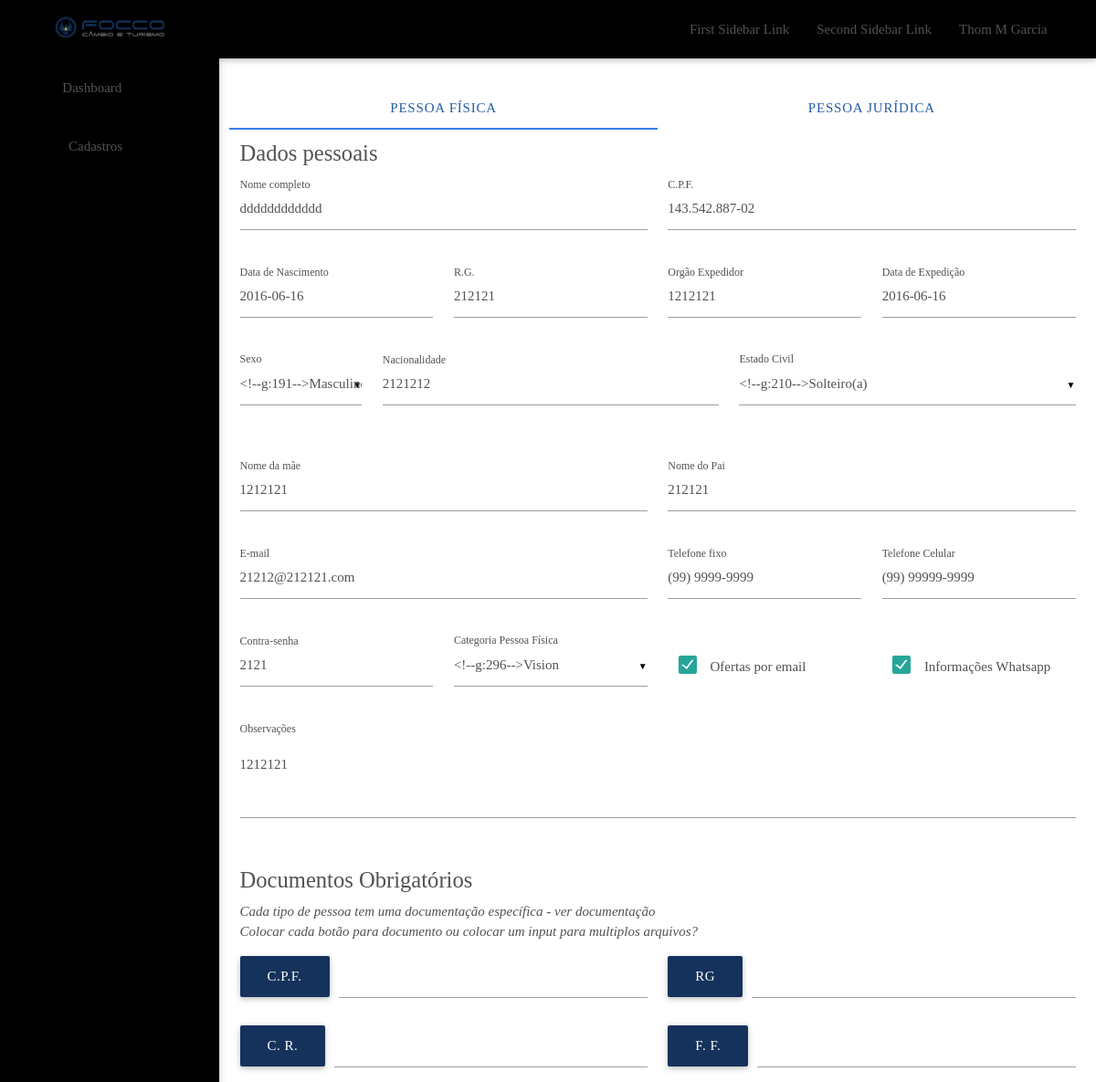
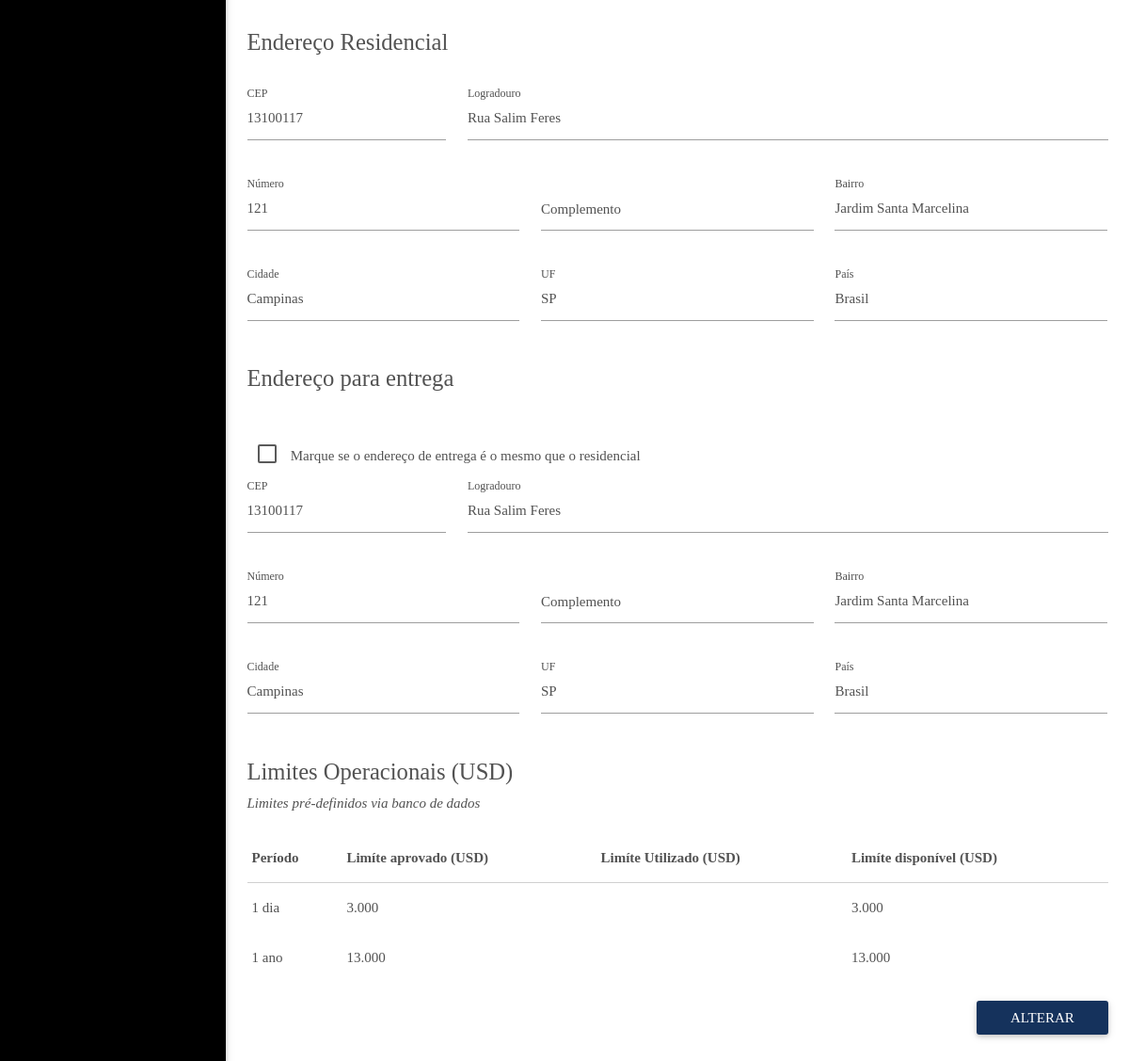
The app's page /dashboard/clientes/alterar?clienteId=8 (signed in) with its own data (2 pictures, top to bottom).
### tables this page shows
CREATE TABLE IF NOT EXISTS `clientes` (
  `id` int(11) NOT NULL AUTO_INCREMENT,
  `categoria` int(11) DEFAULT NULL,
  `razaoSocial` varchar(255) DEFAULT NULL,
  `tipoPessoa` char(1) DEFAULT NULL,
  `cpfCnpj` varchar(14) DEFAULT NULL,
  `dataNascimentoAbertura` datetime DEFAULT NULL,
  `inscricaoMunicipal` varchar(50) DEFAULT NULL,
  `rgInscricaoEstadual` varchar(50) DEFAULT NULL,
  `rgOrgaoExpedidor` varchar(50) DEFAULT NULL,
  `rgDataExpedicao` datetime DEFAULT NULL,
  `sexo` char(1) DEFAULT NULL,
  `nacionalidade` varchar(100) DEFAULT NULL,
  `estadoCivil` int(11) DEFAULT NULL,
  `nomeConjuge` varchar(255) DEFAULT NULL,
  `dataNascimentoConjuge` datetime DEFAULT NULL,
  `nomeMae` varchar(255) DEFAULT NULL,
  `nomePai` varchar(255) DEFAULT NULL,
  `email` varchar(255) DEFAULT NULL,
  `telFixo` varchar(20) DEFAULT NULL,
  `telCelular` varchar(20) DEFAULT NULL,
  `contraSenha` varchar(255) DEFAULT NULL,
  `observacoes` varchar(1000) DEFAULT NULL,
  `ofertasPorEmail` bit(1) DEFAULT NULL,
  `infoWhatsapp` bit(1) DEFAULT NULL,
  PRIMARY KEY (`id`)
);

CREATE TABLE IF NOT EXISTS `enderecoscliente` (
  `id` int(11) NOT NULL AUTO_INCREMENT,
  `clienteId` int(11) DEFAULT NULL,
  `tipo` int(11) DEFAULT NULL,
  `cep` varchar(50) DEFAULT NULL,
  `endereco` varchar(255) DEFAULT NULL,
  `numero` varchar(20) DEFAULT NULL,
  `complemento` varchar(100) DEFAULT NULL,
  `bairro` varchar(100) DEFAULT NULL,
  `municipioId` int(11) DEFAULT NULL,
  `estadoId` int(11) DEFAULT NULL,
  `paisId` int(11) DEFAULT NULL,
  `cidade` varchar(100) DEFAULT NULL,
  `estado` varchar(100) DEFAULT NULL,
  `pais` varchar(100) DEFAULT NULL,
  PRIMARY KEY (`id`),
  KEY `clienteId` (`clienteId`)
);

### dashboard/clientes/alterar.php (the view, shortened to what this page needs)
<?php
include "../core/database.php";
include "../includes/header.php";
$sql_query = sprintf("SELECT * FROM clientes WHERE id = %s", $_GET['clienteId']);
$result = mysqli_query($conn, $sql_query);
$rows = array();
while($row = mysqli_fetch_array($result)) $rows[] = $row;
foreach($rows as $r){
  $categoria = $r['categoria'];
  $nome = $r['razaoSocial'];
  $cpfCnpj = $r['cpfCnpj'];
  $dataNascimentoAbertura = $r['dataNascimentoAbertura'];
  $rgInscricaoEstadual = $r['rgInscricaoEstadual'];
  $rgOrgaoExpedidor = $r['rgOrgaoExpedidor'];
  $rgDataExpedicao = $r['rgDataExpedicao'];
  $nacionalidade = $r['nacionalidade'];
  $nomeMae = $r['nomeMae'];
  $nomePai = $r['nomePai'];
  $email = $r['email'];
  $telFixo = $r['telFixo'];
  $telCelular = $r['telCelular'];
  $contraSenha = $r['contraSenha'];
  $observacoes = $r['observacoes'];
}
?>
<main>
<div class="section"></div>
  <div class="row">
    <div class="col s12">
      <ul class="tabs">
        <li class="tab col s3"><a class="active" href="#div-pf">Pessoa física</a></li>
        <li class="tab col s3"><a href="#div-pj">Pessoa jurídica</a></li>
      </ul>
    </div>
    <div id="div-pf" class="col s12">
      <form action="alterarPost.php" method="POST" class="form-group form-alterar-cliente" id="form-alterar-cliente-pf" enctype="multipart/form-data">
        <div class="row">
          <div class="col s12">
            <h5>Dados pessoais</h5>
          </div>
          <div class="row">
            <div class="input-field col s6">
              <input id="razaoSocial" name="razaoSocial" type="text" required value= <?php echo $nome ?> />
              <label for="razaoSocial">Nome completo</label>
            </div>
            <div class="input-field col s6">
              <input id="cpfCnpj" name="cpfCnpj" type="text" pattern="\d{3}\.\d{3}\.\d{3}-\d{2}" required value= <?php echo $cpfCnpj ?> />
              <label for="cpfCnpj">C.P.F.</label>
            </div>
          </div>
          <div class="row">
            <div class="input-field col s3">
              <input id="dataNascimento" name="dataNascimento" type="date" class="datepicker" required value= <?php echo $dataNascimentoAbertura ?> />
              <label for="dataNascimento">Data de Nascimento</label>
            </div>
            <div class="input-field col s3">
              <input id="rg" name="rg" type="text" required value= <?php echo $rgInscricaoEstadual ?> />
              <label for="rg">R.G.</label>
            </div>
            <div class="input-field col s3">
              <input id="rgOrgaoExpedidor" name="rgOrgaoExpedidor" type="text" required value= <?php echo $rgOrgaoExpedidor ?> />
              <label for="rgOrgaoExpedidor">Orgão Expedidor</label>
            </div>
            <div class="input-field col s3">
              <input id="rgDataExpedicao" name="rgDataExpedicao" type="date" class="datepicker" required value= <?php echo $rgDataExpedicao ?> />
              <label for="rgDataExpedicao">Data de Expedição</label>
            </div>
          </div>
          <div class="row">
            <div class="input-field col s2">
              <label for="sexo">Sexo</label>
            </div>
            <div class="input-field col s5">
              <input id="nacionalidade" name="nacionalidade" type="text" required value= <?php echo $nacionalidade ?> >
              <label for="nacionalidade">Nacionalidade</label>
            </div>
            <div class="input-field col s5">
              <label for="estadoCivil">Estado Civil</label>
            </div>
          </div>
          <div class="row">
            <div class="input-field col s6">
              <input id="nomeMae" name="nomeMae" type="text" required value='<?php echo $nomeMae ?>'>
              <label for="nomeMae">Nome da mãe</label>
            </div>
            <div class="input-field col s6">
              <input id="nomePai" name="nomePai" type="text" required value='<?php echo $nomePai ?>'>
              <label for="nomePai">Nome do Pai</label>
            </div>
          </div>
          <div class="row">
            <div class="input-field col s6">
              <input id="email" name="email" type="email" required value='<?php echo $email ?>'>
              <label for="email">E-mail</label>
            </div>
            <div class="input-field col s3">
              <input id="telFixo" name="telFixo" class="telefone" required pattern="^\([1-9]{2}\) [2-9][0-9]{3,4}\-[0-9]{4}$" type="tel" value='<?php echo $telFixo ?>'>
              <label for="telFixo">Telefone fixo</label>
            </div>
            <div class="input-field col s3">
              <input id="telCelular" name="telCelular" class="telefone" required pattern="^\([1-9]{2}\) [2-9][0-9]{3,4}\-[0-9]{4}$" type="tel" value='<?php echo $telCelular ?>' >
              <label for="telCelular">Telefone Celular</label>
            </div>
          </div>
          <div class="row">
            <div class="input-field col s3">
              <input id="contraSenha" name="contraSenha" type="text" value= <?php echo $contraSenha ?>>
              <label for="contraSenha">Contra-senha</label>
            </div>
            <div class="input-field col s3">
              <label for="categoria">Categoria Pessoa Física</label>
            </div>
            <div class="input-field col s3">
              <label for="ofertasPorEmail">Ofertas por email</label>
            </div>
            <div class="input-field col s3">
              <label for="infoWhatsapp">Informações Whatsapp</label>
            </div>
          </div>
          <div class="row">
            <div class="input-field col s12">
              <textarea id="observacoes" name="observacoes" class="materialize-textarea" length="120"><?php echo $observacoes; ?></textarea>
              <label for="observacoes">Observações</label>
            </div>
          </div>
          <div class="row">
            <div class="col s12">
            <h5>Documentos Obrigatórios</h5>
            <em>Cada tipo de pessoa tem uma documentação específica - ver documentação</em>
            <br>
            <em>Colocar cada botão para documento ou colocar um input para multiplos arquivos?</em>
            </div>
            <div class="col s6 div-input-file-cpf">
              <div class="file-field input-field">
                <div class="btn bg-blue">
                  <span>C.P.F.</span>
                </div>
                <div class="file-path-wrapper">
                  <input class="file-path validate" type="text">
                </div>
              </div>
            </div>
            <div class="col s6 div-input-file-rg">
              <div class="file-field input-field">
                <div class="btn bg-blue">
                  <span>RG</span>
                </div>
                <div class="file-path-wrapper">
                  <input class="file-path validate" type="text">
                </div>
              </div>
            </div>
            <div class="col s6 div-input-file-cr">
              <div class="file-field input-field">
                <div class="btn bg-blue">
                  <span>C. R.</span>
                </div>
                <div class="file-path-wrapper">
                  <input class="file-path validate" type="text">
                </div>
              </div>
            </div>
            <div class="col s6 div-input-file-ff" <?php echo ($categoria == 1 ? "style='display: none;'" : "") ?> >
              <div class="file-field input-field">
                <div class="btn bg-blue">
                  <span>F. F.</span>
                </div>
                <div class="file-path-wrapper">
                  <input class="file-path validate" type="text">
                </div>
              </div>
            </div>
          </div>
          <?php
            $sql_query = sprintf("SELECT * FROM enderecoscliente WHERE clienteId = %s and tipo = %s", $_GET['clienteId'], 1);
            $result = mysqli_query($conn, $sql_query);
            $rows = array();
            while($row = mysqli_fetch_array($result)) $rows[] = $row;
            foreach($rows as $r){
              $cep = $r['cep'];
              $endereco = $r['endereco'];
              $numero = $r['numero'];
              $complemento = $r['complemento'];
              $bairro = $r['bairro'];
              $cidade = $r['cidade'];
              $estado = $r['estado'];
              $pais = $r['pais'];
            }
          ?>
          <div class="row">
            <div class="col s12">
             <h5>Endereço Residencial</h5>
           </div>
         </div>
         <div class="row">
          <div class="input-field col s3">
            <input id="cep-residencial" name="cep-residencial" type="text" required value='<?php echo $cep ?>' >
            <label for="cep-residencial">CEP</label>
          </div>
          <div class="input-field col s9">
            <input id="logradouro-residencial" name="logradouro-residencial" type="text" required value='<?php echo $endereco ?>' >
            <label for="logradouro-residencial">Logradouro</label>
          </div>
        </div>
        <div class="row">
          <div class="input-field col s4">
            <input id="numero-residencial" name="numero-residencial" type="text" required value='<?php echo $numero ?>'>
            <label for="numero-residencial">Número</label>
          </div>
          <div class="input-field col s4">
            <input id="complemento-residencial" name="complemento-residencial" type="text" value='<?php echo $complemento ?>'>
            <label for="complemento-residencial">Complemento</label>
          </div>
          <div class="input-field col s4">
            <input id="bairro-residencial" name="bairro-residencial" type="text" required value='<?php echo $bairro ?>'>
            <label for="bairro-residencial">Bairro</label>
          </div>
        </div>
        <div class="row">
          <div class="input-field col s4">
            <input id="cidade-residencial" name="cidade-residencial" type="text" required value='<?php echo $cidade ?>'>
            <label for="cidade-residencial">Cidade</label>
          </div>
          <div class="input-field col s4" >
            <input id="UF-residencial" name="UF-residencial" type="text" required value='<?php echo $estado ?>'>
            <label for="UF-residencial">UF</label>
          </div>
          <div class="input-field col s4">
            <input id="pais-residencial" name="pais-residencial" type="text" required value='<?php echo $pais ?>'>
            <label for="pais-residencial">País</label>
          </div>
        </div>
        <?php
          $sql_query = sprintf("SELECT * FROM enderecoscliente WHERE clienteId = %s and tipo = %s", $_GET['clienteId'], 2);
          $result = mysqli_query($conn, $sql_query);
          $rows = array();
          while($row = mysqli_fetch_array($result)) $rows[] = $row;
          foreach($rows as $r){
            $cep = $r['cep'];
            $endereco = $r['endereco'];
            $numero = $r['numero'];
            $complemento = $r['complemento'];
            $bairro = $r['bairro'];
            $cidade = $r['cidade'];
            $estado = $r['estado'];
            $pais = $r['pais'];
          }
        ?>
        <div class="row">
          <div class="col s12">
           <h5>Endereço para entrega</h5>
         </div>
       </div>
       <div class="row">
         <div class="input-field col s12">
           <label for="filled-in-box">Marque se o endereço de entrega é o mesmo que o residencial</label>
         </div>
       </div>
       <div id="div-endereco-entrega">
         <div class="row">
          <div class="input-field col s3">
            <input id="cep-entrega" name="cep-entrega" type="text" value='<?php echo $cep ?>'>
            <label for="cep-entrega">CEP</label>
          </div>
          <div class="input-field col s9">
            <input id="logradouro-entrega" name="logradouro-entrega" type="text" value='<?php echo $endereco ?>'>
            <label for="logradouro-entrega">Logradouro</label>
          </div>
        </div>
        <div class="row">
          <div class="input-field col s4">
            <input id="numero-entrega" name="numero-entrega" type="text" value='<?php echo $numero ?>'>
            <label for="numero-entrega">Número</label>
          </div>
          <div class="input-field col s4">
            <input id="complemento-entrega" name="complemento-entrega" type="text" value='<?php echo $complemento ?>'>
            <label for="complemento-entrega">Complemento</label>
          </div>
          <div class="input-field col s4">
            <input id="bairro-entrega" name="bairro-entrega" type="text" value='<?php echo $bairro ?>'>
            <label for="bairro-entrega">Bairro</label>
          </div>
        </div>
        <div class="row">
          <div class="input-field col s4">
            <input id="cidade-entrega" name="cidade-entrega" type="text" value='<?php echo $cidade ?>'>
            <label for="cidade-entrega">Cidade</label>
          </div>
          <div class="input-field col s4">
            <input id="UF-entrega" name="UF-entrega" type="text" value='<?php echo $estado ?>'>
            <label for="UF-entrega">UF</label>
          </div>
          <div class="input-field col s4">
            <input id="pais-entrega" name="pais-entrega" type="text" value='<?php echo $pais ?>'>
            <label for="pais-entrega">País</label>
          </div>
        </div>
      </div>
      <div class="row">
        <div class="col s12">
         <h5>Limites Operacionais (USD)</h5>
         <em>Limites pré-definidos via banco de dados</em>
       </div>
     </div>
     <div class="row">
       <div class="col s12">
         <table class="highlight responsive-table">
           <thead>
             <tr>
               <th>Período</th>
               <th>Limíte aprovado (USD)</th>
               <th>Limíte Utilizado (USD)</th>
               <th>Limíte disponível (USD)</th>
             </tr>
           </thead>
           <tbody>
             <tr>
               <td>1 dia</td>
               <td>3.000</td>
               <td></td>
               <td>3.000</td>
             </tr>
             <tr>
               <td>1 ano</td>
               <td>13.000</td>
               <td></td>
               <td>13.000</td>
             </tr>
           </tbody>
         </table>
       </div>
     </div>
     <div class="col s12">
      <input type="submit" id="input-submit" value="Alterar" class="waves-effect waves-light btn bg-blue right" />
    </div>
  </div>
</form>
</div>
</div>
</main>
<?php
include "../includes/footer.php";
?>

### records on screen
clientes: razaoSocial "dddddddddddd", cpfCnpj "143.542.887-02", rg "212121", rgOrgaoExpedidor "1212121", nacionalidade "2121212", nomeMae "1212121", nomePai "212121", email "21212@212121.com", telFixo "(99) 9999-9999", telCelular "(99) 99999-9999", contraSenha "2121", observacoes "1212121"
enderecoscliente: cep-residencial "13100117", logradouro-residencial "Rua Salim Feres", numero-residencial "121", bairro-residencial "Jardim Santa Marcelina", cidade-residencial "Campinas", UF-residencial "SP", pais-residencial "Brasil"
enderecoscliente: cep-entrega "13100117", logradouro-entrega "Rua Salim Feres", numero-entrega "121", bairro-entrega "Jardim Santa Marcelina", cidade-entrega "Campinas", UF-entrega "SP", pais-entrega "Brasil"

### other values on screen
$_SESSION['currentUser']['nome'] "Thom M Garcia"
